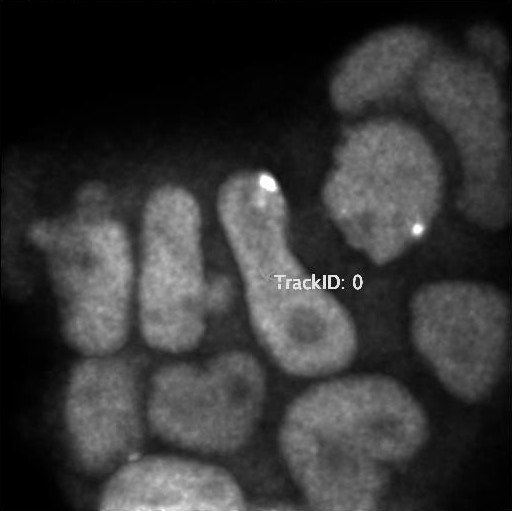
#> input picture cells_.jpeg, 512 x 511 px
$ python DBSCAN_segmentation_example.py   (older library calls are emulated)
#> lines starting #> are read from the running program, lines starting #| are printed output that depends on the picture; after the words box and inside, x2 and y2 are one past the last pixel; in counts of white or black regions, pixels touching at a corner belong together
#> in main, img is the input picture: shape (511, 512, 3); min 0, max 255, mean 53.7
import cv2
import numpy as np
import matplotlib.pyplot as plt
from scipy.ndimage import filters
from sklearn.cluster import DBSCAN

from collections import namedtuple

Cluster = namedtuple('Cluster', 'contour center area perimeter rectangle_min rectangle_max hull_length')


def get_sobel_images(img_gray):
    img_dx = filters.sobel(img_gray, 0)  # horizontal derivative
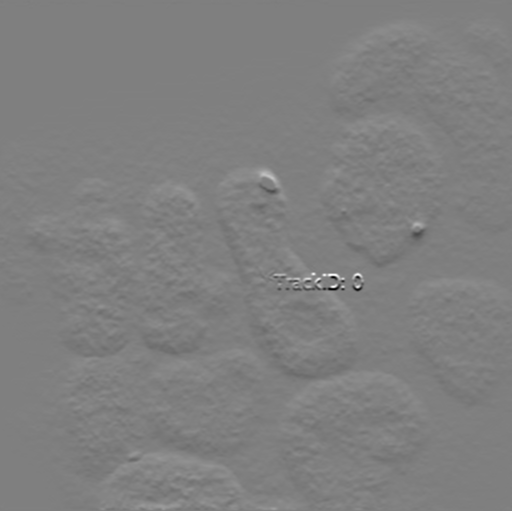
#> img_dx: shape (511, 512) float64; min -2.26, max 2.26, mean 0.00498; drawn with min black and max white
    img_dy = filters.sobel(img_gray, 1)  # vertical derivative
    img_sobel = np.hypot(img_dx, img_dy)  # magnitude
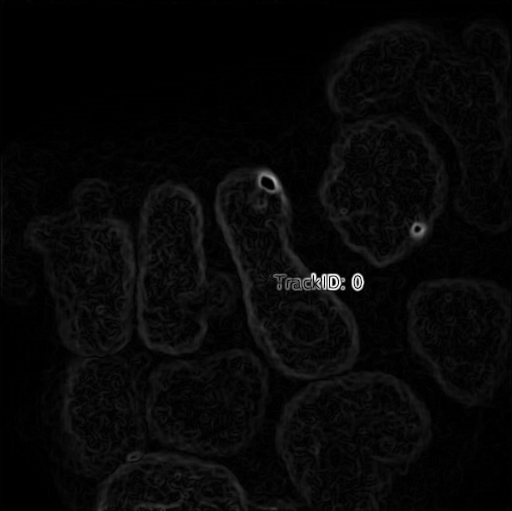
#> img_sobel: shape (511, 512) float64; min 0, max 2.39, mean 0.0754; drawn with min black and max white

    return img_dx, img_dy, img_sobel


def get_grid_points(img_gray, mask):
    # Make input matrix
    img_size = img_gray.shape
    X, Y = np.meshgrid(np.arange(img_size[1]), np.arange(img_size[0]))
    grid_points = np.vstack([X[mask], Y[mask]]).T

    return grid_points


# [63 lines left out: functions get_cluster_list, show_clusters_DBSCAN, not called in this run]


def segment_dbscan(img_gray, options):

    blur_kernel = (int(options["BlurKernelSize"]), int(options["BlurKernelSize"]))
    img_blur = cv2.GaussianBlur(img_gray, blur_kernel, options["BlurSigma"])
    _, _, img_sobel = get_sobel_images(img_blur.astype(np.float)/255)

    # get mask with Otsu's thresholding
    thresh, mask = cv2.threshold(img_blur, 0, 1, cv2.THRESH_BINARY + cv2.THRESH_OTSU)
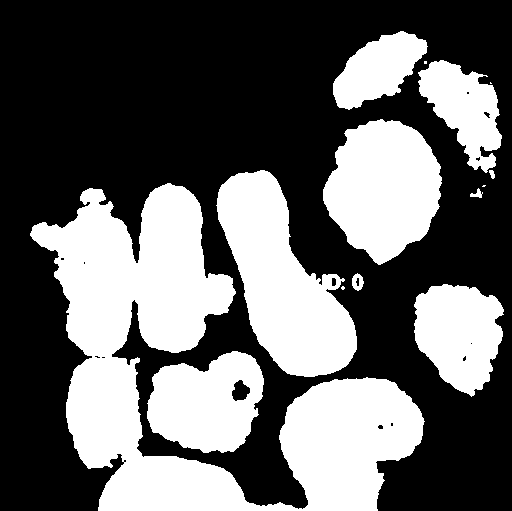
#> mask: shape (511, 512); values 0 (black) and 1 (white), 39.4% white; 14 white regions (4 under 20 px), largest, box (x1, y1, x2, y2) and area: (30, 183, 425, 511) 49732, (216, 170, 357, 377) 15516, (323, 119, 442, 265) 12267
#> thresh = 62

    # Ignore Otsu's threshold if it is too low (e.g., because of the dust etc.)
    if thresh < options['IntensityThreshold']:
        mask = (img_blur > options['IntensityThreshold'])

    mask = mask.view(np.bool)

    # define point weights for DBSCAN clustering
    weights = 1 - img_sobel[mask] / (img_blur[mask] / 255.0 + 1e-9)

    # pick only points inside rough binary mask (to increase speed)
    grid_points = get_grid_points(img_gray, mask)
#> in get_grid_points, `grid_points = np.vstack([X[mask], Y[mask]]).T`: grid_points = 103183 pairs, first value 30 to 503, second value 31 to 510

    # perform DBSCAN clustering
#> (the run stopped early here; a loop or call above may not have finished)
